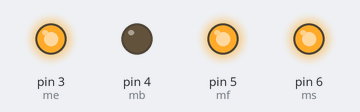
Simulated run of this sketch. Board: Arduino Uno, built with avr-gcc and run on an emulated ATmega328P. On the bench: output pins drawn as LEDs (lit = HIGH).

Above: at 0.1 s.
Timing chart, 0 to 1.6 s (numbered marks = the images above):
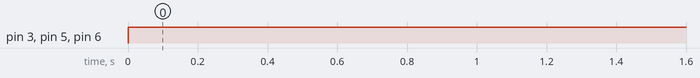

Measured:
- by itself, pin 3 (me), pin 5 (mf), pin 6 (ms): LOW → HIGH at 0.00 s

The sketch:

Motor_Test.ino
```cpp
const int mf = 5;
const int mb = 4;
const int me = 3;
const int ms = 6;
void setup() {
  // put your setup code here, to run once:
pinMode(mf, OUTPUT);
pinMode(mb, OUTPUT);
pinMode(me, OUTPUT);
pinMode(ms, OUTPUT);
}

void loop() {
  // put your main code here, to run repeatedly:
  analogWrite(me, 255);
  digitalWrite(mf, HIGH);
  digitalWrite(mb, LOW);
  digitalWrite(ms, HIGH);
}
```
